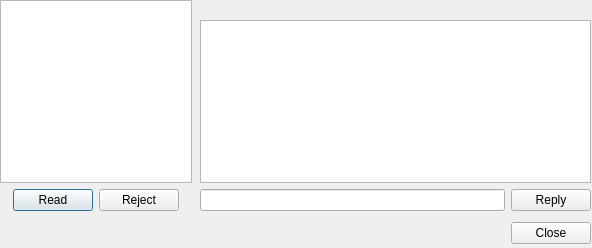
<?xml version="1.0" encoding="UTF-8"?>
<ui version="4.0">
 <class>uiOfflineMessages</class>
 <widget class="QDialog" name="uiOfflineMessages">
  <property name="geometry">
   <rect>
    <x>0</x>
    <y>0</y>
    <width>592</width>
    <height>248</height>
   </rect>
  </property>
  <property name="minimumSize">
   <size>
    <width>592</width>
    <height>248</height>
   </size>
  </property>
  <property name="maximumSize">
   <size>
    <width>592</width>
    <height>248</height>
   </size>
  </property>
  <property name="windowTitle">
   <string>Dialog</string>
  </property>
  <widget class="QWidget" name="verticalLayoutWidget_2">
   <property name="geometry">
    <rect>
     <x>0</x>
     <y>0</y>
     <width>192</width>
     <height>211</height>
    </rect>
   </property>
   <layout class="QVBoxLayout" name="verticalLayout_2">
    <item>
     <widget class="QListWidget" name="listWidget_nicks">
      <property name="maximumSize">
       <size>
        <width>16777215</width>
        <height>16777215</height>
       </size>
      </property>
      <property name="editTriggers">
       <set>QAbstractItemView::NoEditTriggers</set>
      </property>
     </widget>
    </item>
    <item>
     <layout class="QHBoxLayout" name="horizontalLayout_2">
      <item>
       <spacer name="horizontalSpacer">
        <property name="orientation">
         <enum>Qt::Horizontal</enum>
        </property>
        <property name="sizeHint" stdset="0">
         <size>
          <width>40</width>
          <height>20</height>
         </size>
        </property>
       </spacer>
      </item>
      <item>
       <widget class="QPushButton" name="pushButton_read">
        <property name="text">
         <string>Read</string>
        </property>
       </widget>
      </item>
      <item>
       <widget class="QPushButton" name="pushButton_reject">
        <property name="text">
         <string>Reject</string>
        </property>
       </widget>
      </item>
      <item>
       <spacer name="horizontalSpacer_2">
        <property name="orientation">
         <enum>Qt::Horizontal</enum>
        </property>
        <property name="sizeHint" stdset="0">
         <size>
          <width>40</width>
          <height>20</height>
         </size>
        </property>
       </spacer>
      </item>
     </layout>
    </item>
   </layout>
  </widget>
  <widget class="QWidget" name="verticalLayoutWidget">
   <property name="geometry">
    <rect>
     <x>200</x>
     <y>0</y>
     <width>391</width>
     <height>211</height>
    </rect>
   </property>
   <layout class="QVBoxLayout" name="verticalLayout">
    <item>
     <widget class="QLabel" name="label_nick">
      <property name="styleSheet">
       <string notr="true">font-weight:bold;</string>
      </property>
      <property name="text">
       <string/>
      </property>
      <property name="alignment">
       <set>Qt::AlignCenter</set>
      </property>
     </widget>
    </item>
    <item>
     <widget class="QListWidget" name="listWidget_msg">
      <property name="editTriggers">
       <set>QAbstractItemView::NoEditTriggers</set>
      </property>
      <property name="wordWrap">
       <bool>true</bool>
      </property>
     </widget>
    </item>
    <item>
     <layout class="QHBoxLayout" name="horizontalLayout">
      <item>
       <widget class="QLineEdit" name="lineEdit_reply"/>
      </item>
      <item>
       <widget class="QPushButton" name="pushButton_reply">
        <property name="text">
         <string>Reply</string>
        </property>
       </widget>
      </item>
     </layout>
    </item>
   </layout>
  </widget>
  <widget class="QDialogButtonBox" name="buttonBox">
   <property name="geometry">
    <rect>
     <x>0</x>
     <y>220</y>
     <width>591</width>
     <height>27</height>
    </rect>
   </property>
   <property name="standardButtons">
    <set>QDialogButtonBox::Close</set>
   </property>
  </widget>
 </widget>
 <resources/>
 <connections/>
</ui>
